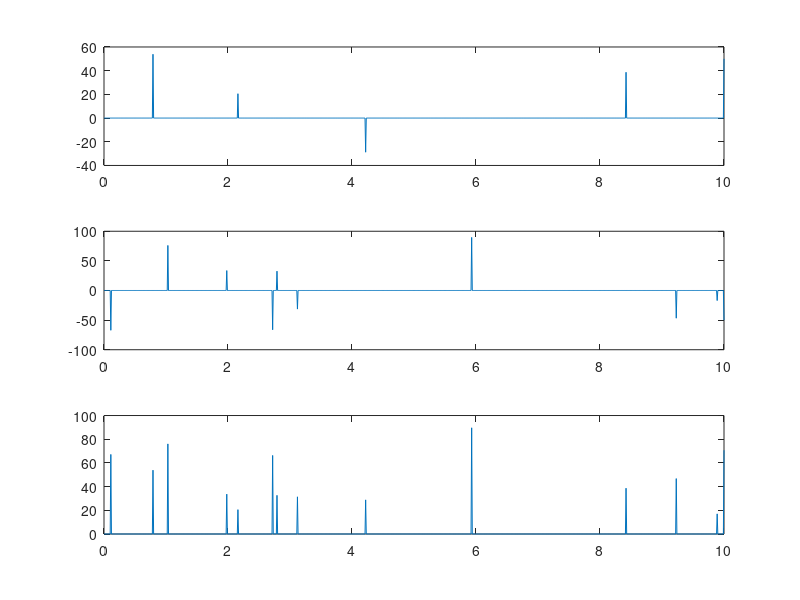

Write MATLAB code to recreate this figure.
t = 0:0.01:10;

n = length(t);

re = zeros(1,n);
im = zeros(1,n);

chance = 0.99;
for i=1:length(re)
    if(rand > chance)
        re(i) = rand*100*(-1)^(round(rand*10));
    end
end

for i=1:length(im)
    if(rand > chance)
        im(i) = rand*100*(-1)^(round(rand*10))*1i;
    end
end

comNums = re + im;
comNums(end) = 50-50i;

row = 3;
col = 1;
o = 1;

subplot(row,col,o);
cla
o = o + 1;
plot(t,real(comNums));

subplot(row,col,o);
cla
o = o + 1;
plot(t,imag(comNums));

subplot(row,col,o);
cla
o = o + 1;
plot(t,abs(comNums));